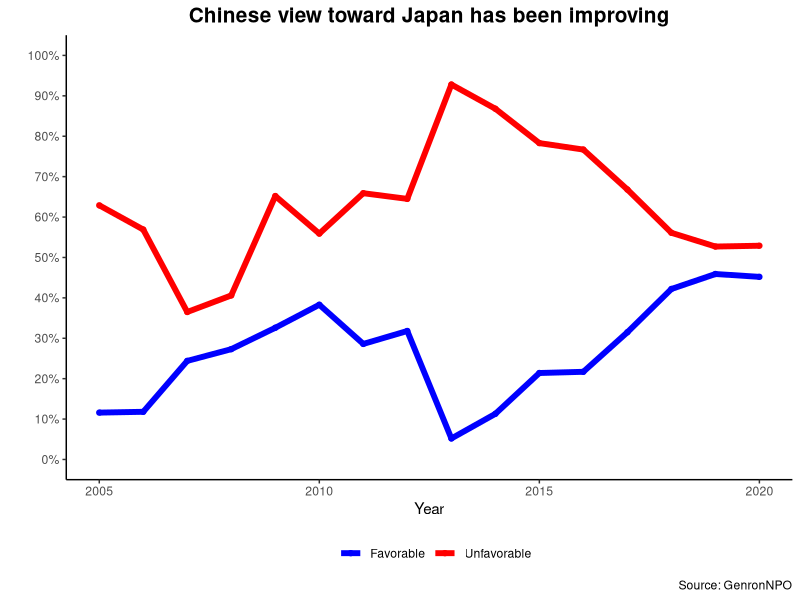
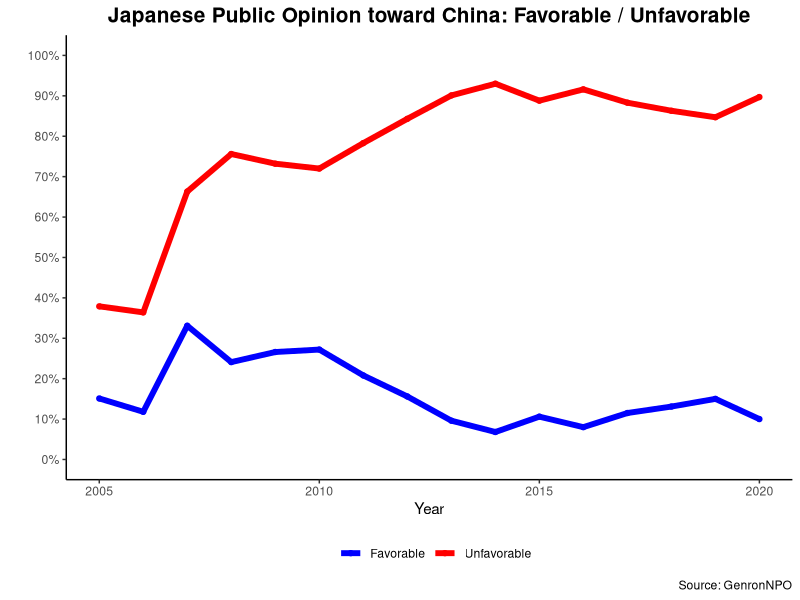
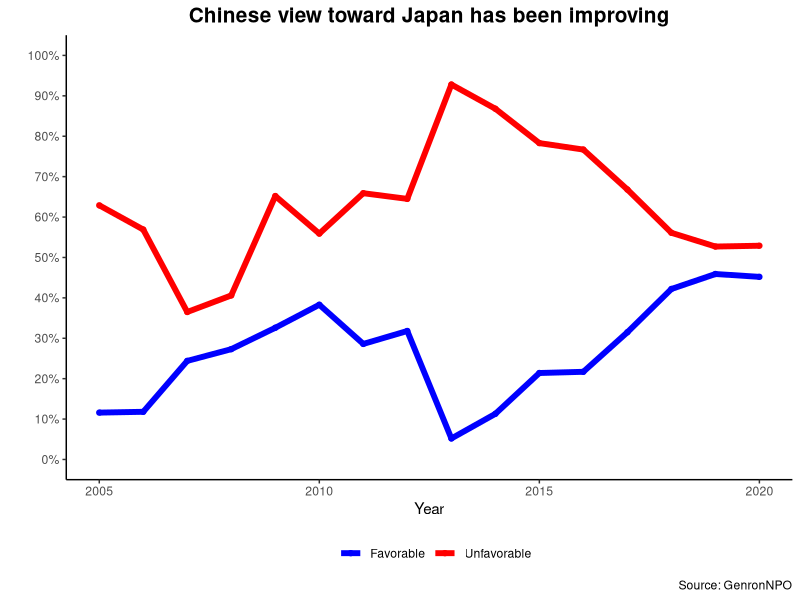
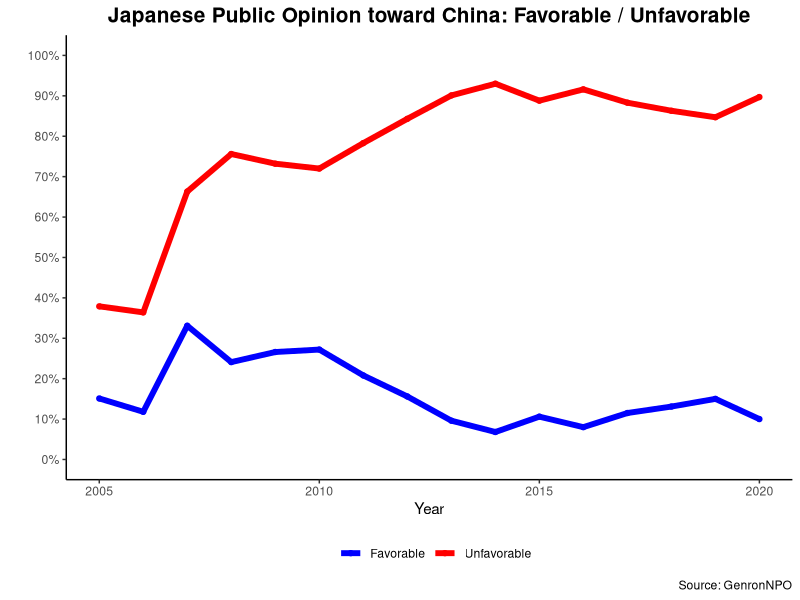

The R source for these figures, in order:
## ---- chunk 1
knitr::opts_chunk$set(echo = TRUE)
## ---- chunk 2
library(tidyverse)
library(readxl)
library(lubridate)
theme_set(theme_classic())

genron_poll <- 
  read_excel("genron_npo.xlsx") %>% 
  rename(year = "...1") %>% 
  mutate(year = as.character(year),
         year = paste0(year, "-01-01"), 
         year = ymd(year))
## ---- chunk 3
percent <- function(x) (x / 100)

genron_poll <- genron_poll %>% mutate_if(is.numeric, percent)

genron_poll %>% 
  rename("Favorable" = china_f, 
         "Unfavorable" = china_u) %>% 
  gather(china, value, Favorable, Unfavorable) %>% 
  ggplot(aes(x = year, value, color = china)) +
  geom_point() +
  geom_line(size = 2) + 
  scale_y_continuous(limits = c(0, 1), 
                     breaks = seq(0, 1, .1), 
                     labels = scales::percent_format()) +
  theme(legend.position = "bottom") +
  scale_color_discrete(labels = c("Favorable", "Unfavorable")) + 
  scale_colour_manual(values = c("blue", "red")) +
  labs(title = "Chinese view toward Japan has been improving", 
       x = "Year", 
       y = " ", 
       color = " ", 
       caption = "Source: GenronNPO") +
  theme(plot.title = element_text(face = "bold", hjust = .5, size = 15))
ggsave(filename = "chinese_view_toward_japan.pdf", width = 8, height = 5)
  
## ---- chunk 4
genron_poll %>% 
  rename("Favorable" = japan_f, 
         "Unfavorable" = japan_u) %>% 
  gather(china, value, Favorable, Unfavorable) %>% 
  ggplot(aes(x = year, y = value, color = china)) +
  geom_point() +
  geom_line(size = 2) + 
  scale_y_continuous(limits = c(0, 1), 
                     breaks = seq(0, 1, .1), 
                     labels = scales::percent_format()) +
  theme(legend.position = "bottom") +
  scale_color_discrete(labels = c("Favorable", "Unfavorable")) + 
  scale_colour_manual(values = c("blue", "red")) +
  labs(title = "Japanese Public Opinion toward China: Favorable / Unfavorable", 
       x = "Year", 
       y = " ", 
       color = " ", 
       caption = "Source: GenronNPO") +
  theme(plot.title = element_text(face = "bold", hjust = .5, size = 15))
ggsave(filename = "japanese_view_toward_china.pdf", width = 8, height = 5)
